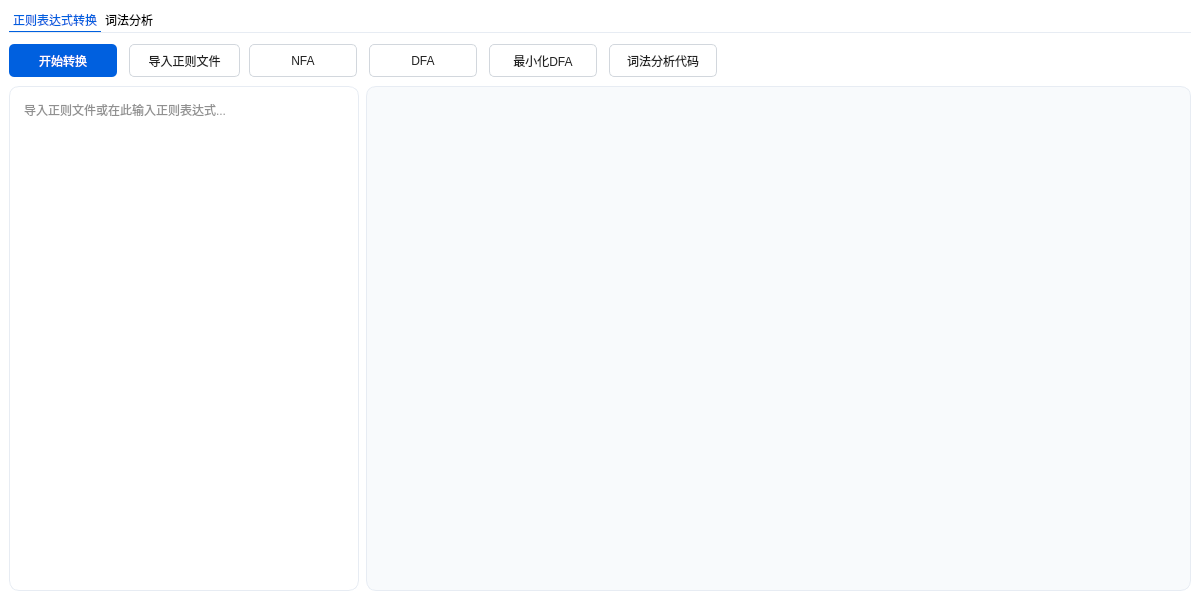
<?xml version="1.0" encoding="UTF-8"?>
<ui version="4.0">
 <class>RegexMainWindow</class>
 <widget class="QMainWindow" name="RegexMainWindow">
  <property name="geometry">
   <rect>
    <x>0</x>
    <y>0</y>
    <width>1200</width>
    <height>600</height>
   </rect>
  </property>
  <property name="minimumSize">
   <size>
    <width>1200</width>
    <height>600</height>
   </size>
  </property>
  <property name="windowTitle">
   <string>正则表达式到DFA图转换器</string>
  </property>
  <property name="styleSheet">
   <string notr="true">background-color: rgb(255, 255, 255);
font: 10pt &quot;微软雅黑&quot;;</string>
  </property>
  <widget class="QWidget" name="centralwidget">
   <layout class="QVBoxLayout" name="verticalLayout">
    <item>
     <widget class="QTabWidget" name="tabWidget">
      <property name="layoutDirection">
       <enum>Qt::LayoutDirection::LeftToRight</enum>
      </property>
      <property name="autoFillBackground">
       <bool>false</bool>
      </property>
      <property name="styleSheet">
       <string notr="true">QTabWidget::pane { /* The tab widget frame */
  border: none;
  border-top: 1px solid rgb(231, 236, 243);
  border-radius: 0px;
}

/* Style the tab using the tab sub-control. Note that
    it reads QTabBar _not_ QTabWidget */
QTabBar::tab {
    background-color: none;
    border-radius: 0px;
    min-width: 16ex;
    padding: 4px;
}

QTabBar::tab:selected {
    background-color: none;
    color: #0060DF;
    border-bottom: 1px solid #0060DF;
}

QTabBar::tab:hover {
    color: #0060DF;
}

QTabBar::tab:!selected {
    margin-bottom: 1px;
}</string>
      </property>
      <property name="tabPosition">
       <enum>QTabWidget::TabPosition::North</enum>
      </property>
      <property name="tabShape">
       <enum>QTabWidget::TabShape::Rounded</enum>
      </property>
      <property name="currentIndex">
       <number>0</number>
      </property>
      <widget class="QWidget" name="tab_regex">
       <attribute name="title">
        <string>正则表达式转换</string>
       </attribute>
       <layout class="QVBoxLayout" name="verticalLayout_4">
        <property name="spacing">
         <number>7</number>
        </property>
        <property name="leftMargin">
         <number>0</number>
        </property>
        <property name="topMargin">
         <number>11</number>
        </property>
        <property name="rightMargin">
         <number>0</number>
        </property>
        <property name="bottomMargin">
         <number>0</number>
        </property>
        <item>
         <widget class="QWidget" name="widget" native="true">
          <property name="minimumSize">
           <size>
            <width>0</width>
            <height>35</height>
           </size>
          </property>
          <property name="maximumSize">
           <size>
            <width>16777215</width>
            <height>35</height>
           </size>
          </property>
          <widget class="QPushButton" name="pushButton_do_convert">
           <property name="geometry">
            <rect>
             <x>0</x>
             <y>0</y>
             <width>108</width>
             <height>33</height>
            </rect>
           </property>
           <property name="styleSheet">
            <string notr="true">QPushButton {
    background-color: #0060DF;
    color: #ffffff;
    border-radius: 5px;
}

QPushButton:hover {
    background-color: #1576ff;
}</string>
           </property>
           <property name="text">
            <string>开始转换</string>
           </property>
          </widget>
          <widget class="QPushButton" name="pushButton_show_nfa">
           <property name="geometry">
            <rect>
             <x>240</x>
             <y>0</y>
             <width>108</width>
             <height>33</height>
            </rect>
           </property>
           <property name="styleSheet">
            <string notr="true">QPushButton {
    background-color: #ffffff;
    color: #222222;
    border-radius: 5px;
    border: 1px solid #d2d7dd;
}

QPushButton:hover {
    background-color: #f5f5f5;
}</string>
           </property>
           <property name="text">
            <string>NFA</string>
           </property>
          </widget>
          <widget class="QPushButton" name="pushButton_show_dfa">
           <property name="geometry">
            <rect>
             <x>360</x>
             <y>0</y>
             <width>108</width>
             <height>33</height>
            </rect>
           </property>
           <property name="styleSheet">
            <string notr="true">QPushButton {
    background-color: #ffffff;
    color: #222222;
    border-radius: 5px;
    border: 1px solid #d2d7dd;
}

QPushButton:hover {
    background-color: #f5f5f5;
}</string>
           </property>
           <property name="text">
            <string>DFA</string>
           </property>
          </widget>
          <widget class="QPushButton" name="pushButton_show_mdfa">
           <property name="geometry">
            <rect>
             <x>480</x>
             <y>0</y>
             <width>108</width>
             <height>33</height>
            </rect>
           </property>
           <property name="styleSheet">
            <string notr="true">QPushButton {
    background-color: #ffffff;
    color: #222222;
    border-radius: 5px;
    border: 1px solid #d2d7dd;
}

QPushButton:hover {
    background-color: #f5f5f5;
}</string>
           </property>
           <property name="text">
            <string>最小化DFA</string>
           </property>
          </widget>
          <widget class="QPushButton" name="pushButton_import_regex">
           <property name="geometry">
            <rect>
             <x>120</x>
             <y>0</y>
             <width>111</width>
             <height>33</height>
            </rect>
           </property>
           <property name="styleSheet">
            <string notr="true">QPushButton {
    background-color: #ffffff;
    color: #222222;
    border-radius: 5px;
    border: 1px solid #d2d7dd;
}

QPushButton:hover {
    background-color: #f5f5f5;
}</string>
           </property>
           <property name="text">
            <string>导入正则文件</string>
           </property>
          </widget>
          <widget class="QPushButton" name="pushButton_show_code">
           <property name="geometry">
            <rect>
             <x>600</x>
             <y>0</y>
             <width>108</width>
             <height>33</height>
            </rect>
           </property>
           <property name="styleSheet">
            <string notr="true">QPushButton {
    background-color: #ffffff;
    color: #222222;
    border-radius: 5px;
    border: 1px solid #d2d7dd;
}

QPushButton:hover {
    background-color: #f5f5f5;
}</string>
           </property>
           <property name="text">
            <string>词法分析代码</string>
           </property>
          </widget>
         </widget>
        </item>
        <item>
         <layout class="QHBoxLayout" name="horizontalLayout_2">
          <property name="spacing">
           <number>7</number>
          </property>
          <item>
           <widget class="QPlainTextEdit" name="input_area">
            <property name="sizePolicy">
             <sizepolicy hsizetype="Expanding" vsizetype="Preferred">
              <horstretch>0</horstretch>
              <verstretch>0</verstretch>
             </sizepolicy>
            </property>
            <property name="maximumSize">
             <size>
              <width>350</width>
              <height>16777215</height>
             </size>
            </property>
            <property name="styleSheet">
             <string notr="true">QPlainTextEdit {
    background-color: rgb(255, 255, 255);
    border: 1px solid rgb(231, 236, 243);
    border-radius: 10px;
    padding: 10px;
    color: #222222;
    font: 12pt &quot;Courier&quot;;
}

QPlainTextEdit:hover {
    border: 1px solid rgba(0, 110, 255, 0.5);
}

QScrollBar:vertical {
  border: none;
  background: #f5f5f5;
  width: 10px;
  margin: 0px;
  border-radius: 5px;
}

QScrollBar::handle:vertical {
  background: #999;
  min-height: 20px;
  border-radius: 5px;
}

QScrollBar::handle:vertical:hover {
  background: #888;
}

QScrollBar::add-line:vertical, QScrollBar::sub-line:vertical {
  background: none;
  width: 0px;
  height: 0px;
}

QScrollBar::up-arrow:vertical, QScrollBar::down-arrow:vertical {
  background: #888;
  width: 10px;
  height: 10px;
}</string>
            </property>
            <property name="documentTitle">
             <string/>
            </property>
            <property name="placeholderText">
             <string>导入正则文件或在此输入正则表达式...</string>
            </property>
           </widget>
          </item>
          <item>
           <widget class="QScrollArea" name="output_area">
            <property name="styleSheet">
             <string notr="true">QScrollArea {
background-color: rgb(248, 250, 252);
border: 1px solid rgb(231, 236, 243);
border-radius: 10px;
padding: 10px;
color: #2c3e50;
}

QWidget {
background-color: rgb(248, 250, 252);
}

QPushButton {
    background-color: #ffffff;
    color: #222222;
    border-radius: 5px;
    border: 1px solid #d2d7dd; 
    height: 20px;
}

QLabel {
    font: 12pt &quot;Courier&quot;;
}


QTableWidget {
    background-color: #ffffff;
    color: #222222;
    border-radius: 10px;
    border: 1px solid #d2d7dd;
    padding: 10px;
}

QPlainTextEdit {
    background-color: #ffffff;
    color: #222222;
    border-radius: 10px;
    border: 1px solid #d2d7dd;
    padding: 10px;
    font: 10pt &quot;Courier&quot;;
}

QPushButton:hover {
    background-color: #f5f5f5;
}

QScrollBar {
  border: none;
  background: #f5f5f5;
  width: 10px;
  margin: 0px;
  border-radius: 5px;
}

QScrollBar::handle:vertical {
  background: #999;
  min-height: 20px;
  border-radius: 5px;
}

QScrollBar::handle:vertical:hover {
  background: #888;
}

QScrollBar::add-line:vertical, QScrollBar::sub-line:vertical {
  background: none;
  width: 0px;
  height: 0px;
}

QScrollBar::up-arrow:vertical, QScrollBar::down-arrow:vertical {
  background: #888;
  width: 10px;
  height: 10px;
}</string>
            </property>
            <property name="widgetResizable">
             <bool>true</bool>
            </property>
            <widget class="QWidget" name="scrollAreaWidgetContents_2">
             <property name="geometry">
              <rect>
               <x>0</x>
               <y>0</y>
               <width>797</width>
               <height>469</height>
              </rect>
             </property>
            </widget>
           </widget>
          </item>
         </layout>
        </item>
       </layout>
      </widget>
      <widget class="QWidget" name="tab_lex">
       <property name="maximumSize">
        <size>
         <width>16777215</width>
         <height>16777215</height>
        </size>
       </property>
       <attribute name="title">
        <string>词法分析</string>
       </attribute>
       <layout class="QVBoxLayout" name="verticalLayout_2">
        <property name="leftMargin">
         <number>0</number>
        </property>
        <property name="rightMargin">
         <number>0</number>
        </property>
        <property name="bottomMargin">
         <number>0</number>
        </property>
        <item>
         <widget class="QWidget" name="widget_2" native="true">
          <property name="minimumSize">
           <size>
            <width>0</width>
            <height>35</height>
           </size>
          </property>
          <property name="maximumSize">
           <size>
            <width>16777215</width>
            <height>35</height>
           </size>
          </property>
          <widget class="QPushButton" name="pushButton_import_lex_source">
           <property name="geometry">
            <rect>
             <x>0</x>
             <y>0</y>
             <width>108</width>
             <height>33</height>
            </rect>
           </property>
           <property name="styleSheet">
            <string notr="true">QPushButton {
    background-color: #0060DF;
    color: #ffffff;
    border-radius: 5px;
}

QPushButton:hover {
    background-color: #1576ff;
}</string>
           </property>
           <property name="text">
            <string>导入源代码</string>
           </property>
          </widget>
          <widget class="QPushButton" name="pushButton_do_lex">
           <property name="geometry">
            <rect>
             <x>120</x>
             <y>0</y>
             <width>108</width>
             <height>33</height>
            </rect>
           </property>
           <property name="styleSheet">
            <string notr="true">QPushButton {
    background-color: #ffffff;
    color: #222222;
    border-radius: 5px;
    border: 1px solid #d2d7dd;
}

QPushButton:hover {
    background-color: #f5f5f5;
}</string>
           </property>
           <property name="text">
            <string>开始解析</string>
           </property>
          </widget>
          <widget class="QLabel" name="label">
           <property name="geometry">
            <rect>
             <x>360</x>
             <y>0</y>
             <width>531</width>
             <height>33</height>
            </rect>
           </property>
           <property name="text">
            <string>请先在正则表达式转换页面转换得到源代码，再在此处分析</string>
           </property>
          </widget>
         </widget>
        </item>
        <item>
         <layout class="QHBoxLayout" name="horizontalLayout_3">
          <item>
           <widget class="QPlainTextEdit" name="input_area_lex">
            <property name="sizePolicy">
             <sizepolicy hsizetype="Expanding" vsizetype="Preferred">
              <horstretch>0</horstretch>
              <verstretch>0</verstretch>
             </sizepolicy>
            </property>
            <property name="maximumSize">
             <size>
              <width>350</width>
              <height>16777215</height>
             </size>
            </property>
            <property name="styleSheet">
             <string notr="true">QPlainTextEdit {
    background-color: rgb(255, 255, 255);
    border: 1px solid rgb(231, 236, 243);
    border-radius: 10px;
    padding: 10px;
    color: #222222;
    font: 12pt &quot;Courier&quot;;
}

QPlainTextEdit:hover {
    border: 1px solid rgba(0, 110, 255, 0.5);
}

QScrollBar:vertical {
  border: none;
  background: #f5f5f5;
  width: 10px;
  margin: 0px;
  border-radius: 5px;
}

QScrollBar::handle:vertical {
  background: #999;
  min-height: 20px;
  border-radius: 5px;
}

QScrollBar::handle:vertical:hover {
  background: #888;
}

QScrollBar::add-line:vertical, QScrollBar::sub-line:vertical {
  background: none;
  width: 0px;
  height: 0px;
}

QScrollBar::up-arrow:vertical, QScrollBar::down-arrow:vertical {
  background: #888;
  width: 10px;
  height: 10px;
}</string>
            </property>
            <property name="placeholderText">
             <string>导入要解析的源代码或在此输入源代码...</string>
            </property>
           </widget>
          </item>
          <item>
           <widget class="QPlainTextEdit" name="output_area_lex">
            <property name="styleSheet">
             <string notr="true">QPlainTextEdit {
    background-color: rgb(248, 250, 252);
    border: 1px solid rgb(231, 236, 243);
    border-radius: 10px;
    padding: 10px;
    color: #222222;
    font: 12pt &quot;Courier&quot;;
}

QScrollBar:vertical {
  border: none;
  background: #f5f5f5;
  width: 10px;
  margin: 0px;
  border-radius: 5px;
}

QScrollBar::handle:vertical {
  background: #999;
  min-height: 20px;
  border-radius: 5px;
}

QScrollBar::handle:vertical:hover {
  background: #888;
}

QScrollBar::add-line:vertical, QScrollBar::sub-line:vertical {
  background: none;
  width: 0px;
  height: 0px;
}

QScrollBar::up-arrow:vertical, QScrollBar::down-arrow:vertical {
  background: #888;
  width: 10px;
  height: 10px;
}</string>
            </property>
            <property name="readOnly">
             <bool>true</bool>
            </property>
           </widget>
          </item>
         </layout>
        </item>
       </layout>
      </widget>
     </widget>
    </item>
   </layout>
  </widget>
 </widget>
 <resources/>
 <connections/>
</ui>
